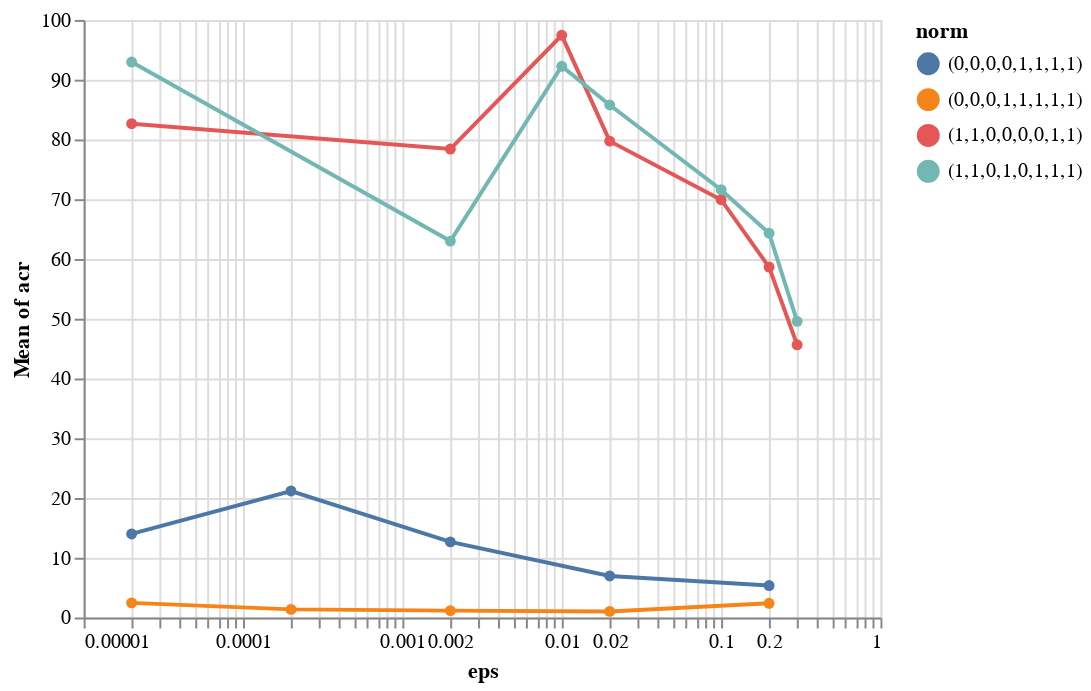

Notebook code cell kept with this figure:
### Code cell
alt.Chart(filtered).mark_line(point=True).encode(
    x=alt.X('eps:Q', scale=alt.Scale(type="log")),
    y='mean(acr):Q',
    color='norm:N'
)

### Figure 1 — Vega-Lite specification as saved in the notebook (floating-point values rounded to 4 significant figures; data arrays with more than 128 entries replaced by an {"elided": "..."} marker saying what was removed)
{"config": {"view": {"continuousWidth": 400, "continuousHeight": 300}}, "data": {"name": "data-02228ef9566721c4286e2604cb1ffcdd"}, "mark": {"type": "line", "point": true}, "encoding": {"color": {"field": "norm", "type": "nominal"}, "x": {"field": "eps", "scale": {"type": "log"}, "type": "quantitative"}, "y": {"aggregate": "mean", "field": "acr", "type": "quantitative"}}, "$schema": "https://vega.github.io/schema/vega-lite/v4.17.0.json", "datasets": {"data-02228ef9566721c4286e2604cb1ffcdd": {"elided": "255 records"}}}
